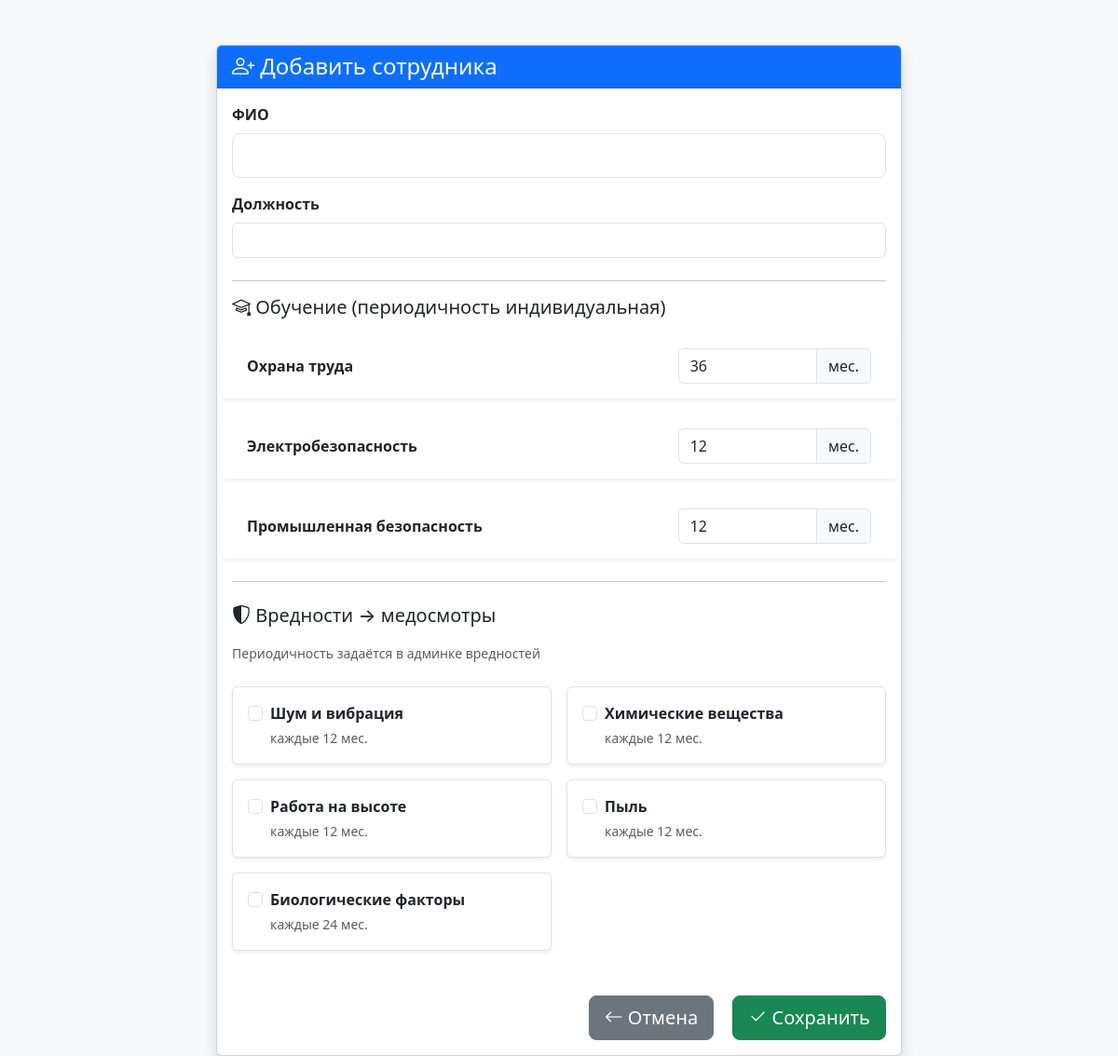
Page /employee/add on the committed database.
### app.py (models this page shows)
class TrainingType(db.Model):
    id = db.Column(db.Integer, primary_key=True)
    name = db.Column(db.String(100), nullable=False)
    default_periodicity = db.Column(db.Integer, default=12)
    employee_trainings = db.relationship('EmployeeTraining', backref='training_type', lazy=True)

class Hazard(db.Model):
    id = db.Column(db.Integer, primary_key=True)
    name = db.Column(db.String(100), nullable=False)
    periodicity_months = db.Column(db.Integer, default=12)
    employee_hazards = db.relationship('EmployeeHazard', backref='hazard', lazy=True)

### app.py (the view, shortened to what this page needs)
@app.route('/employee/add', methods=['GET', 'POST'])
@app.route('/employee/<int:id>', methods=['GET', 'POST'])
def edit_employee(id=None):
    emp = Employee.query.get(id) if id else None
    trainings = TrainingType.query.all()
    hazards = Hazard.query.all()
    emp_trainings = {et.training_type_id: et.periodicity_months for et in (emp.employee_trainings if emp else [])}
    emp_hazards = [eh.hazard_id for eh in (emp.employee_hazards if emp else [])]
    return render_template('edit_employee.html', emp=emp, trainings=trainings, hazards=hazards,
                           emp_trainings=emp_trainings, emp_hazards=emp_hazards, format_period=format_period)

### templates/edit_employee.html (shortened to what this page needs)
<!DOCTYPE html>
<html lang="ru">
<head>
    <link href="https://cdn.jsdelivr.net/npm/bootstrap@5.3.3/dist/css/bootstrap.min.css" rel="stylesheet">
    <link href="https://cdn.jsdelivr.net/npm/bootstrap-icons@1.11.3/font/bootstrap-icons.min.css" rel="stylesheet">
</head>
<body class="bg-light">
<div class="container mt-5">
    <div class="row justify-content-center">
        <div class="col-lg-8">
            <div class="card shadow">
                <div class="card-header bg-primary text-white">
                    <h4 class="mb-0">
                        <i class="bi bi-person-plus"></i>
                        {% if emp %}Редактировать сотрудника{% else %}Добавить сотрудника{% endif %}
                    </h4>
                </div>
                <div class="card-body">
                    <form method="post">
                        <div class="mb-3">
                            <label class="form-label fw-bold">ФИО</label>
                            <input type="text" name="full_name" class="form-control form-control-lg"
                                   value="{{ emp.full_name if emp else '' }}" required>
                        </div>
                        <div class="mb-4">
                            <label class="form-label fw-bold">Должность</label>
                            <input type="text" name="position" class="form-control"
                                   value="{{ emp.position if emp else '' }}" required>
                        </div>
                        <hr>
                        <h5 class="mb-3"><i class="bi bi-mortarboard"></i> Обучение (периодичность индивидуальная)</h5>
                        {% for tr in trainings %}
                        <div class="row align-items-center mb-3 p-3 bg-white rounded shadow-sm">
                            <div class="col-md-8">
                                <strong>{{ tr.name }}</strong>
                            </div>
                            <div class="col-md-4">
                                <div class="input-group">
                                    <input type="number" name="training_{{ tr.id }}"
                                           value="{{ emp_trainings[tr.id] if tr.id in emp_trainings else tr.default_periodicity }}"
                                           class="form-control" min="1" required>
                                    <span class="input-group-text">мес.</span>
                                </div>
                            </div>
                        </div>
                        {% endfor %}
                        <hr class="my-4">
                        <h5 class="mb-3"><i class="bi bi-shield-shaded"></i> Вредности → медосмотры</h5>
                        <small class="text-muted">Периодичность задаётся в админке вредностей</small>
                        <div class="row row-cols-1 row-cols-md-2 g-3 mt-2">
                            {% for h in hazards %}
                            <div class="col">
                                <div class="p-3 border rounded bg-white shadow-sm">
                                    <div class="form-check">
                                        <input class="form-check-input" type="checkbox" name="hazards" value="{{ h.id }}"
                                               id="h{{ h.id }}" {% if h.id in emp_hazards %}checked{% endif %}>
                                        <label class="form-check-label fw-bold" for="h{{ h.id }}">
                                            {{ h.name }}
                                        </label>
                                    </div>
                                    <small class="text-muted ms-4">каждые {{ h.periodicity_months }} мес.</small>
                                </div>
                            </div>
                            {% endfor %}
                        </div>
                        <div class="mt-5 text-end">
                            <a href="{{ url_for('index') }}" class="btn btn-secondary btn-lg me-3">
                                <i class="bi bi-arrow-left"></i> Отмена
                            </a>
                            <button type="submit" class="btn btn-success btn-lg">
                                <i class="bi bi-check2"></i> Сохранить
                            </button>
                        </div>
                    </form>
                </div>
            </div>
        </div>
    </div>
</div>
</body>
</html>

### rows in the picture
TrainingType: name "Охрана труда", default_periodicity "36"
TrainingType: name "Электробезопасность", default_periodicity "12"
TrainingType: name "Промышленная безопасность", default_periodicity "12"
Hazard: name "Шум и вибрация", periodicity_months "12"
Hazard: name "Химические вещества", periodicity_months "12"
Hazard: name "Работа на высоте", periodicity_months "12"
Hazard: name "Пыль", periodicity_months "12"
Hazard: name "Биологические факторы", periodicity_months "24"
